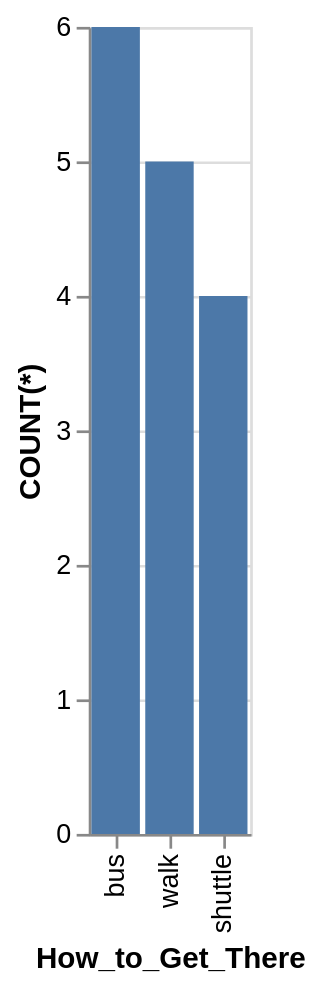

Express this chart as Vega-Lite.
### Vega-Lite specification from a JSON file in a GitHub repository (floating-point values rounded to 4 significant figures)
{"data": {"values": [{"x_data": "bus", "y_data": 6}, {"x_data": "shuttle", "y_data": 4}, {"x_data": "walk", "y_data": 5}]}, "mark": "bar", "encoding": {"x": {"field": "x_data", "type": "nominal", "title": "How_to_Get_There", "sort": {"op": "sum", "field": "y_data", "order": "descending"}}, "y": {"field": "y_data", "type": "quantitative", "title": "COUNT(*)"}}}
